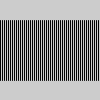
Frame 1 (no input)
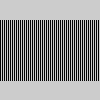
Frame 60 (the mouse pressed at the canvas centre just before this capture)
Frame 120 (the mouse held since frame 60 and released just before this capture): identical to frame 60, image omitted

The Processing sketch that drew these frames (run headless with seeded random() and noise(); from frame 60 on, the mouse is pressed at the canvas centre):

// Processing sketch: Ex_12
// ── Ex_12.pde
void setup() {
  size(100, 100);
}

void draw() {
  int x = 0; 
  while (x < width) {
    line(x, 20, x, 80);
    x += 2;
  } 
}
